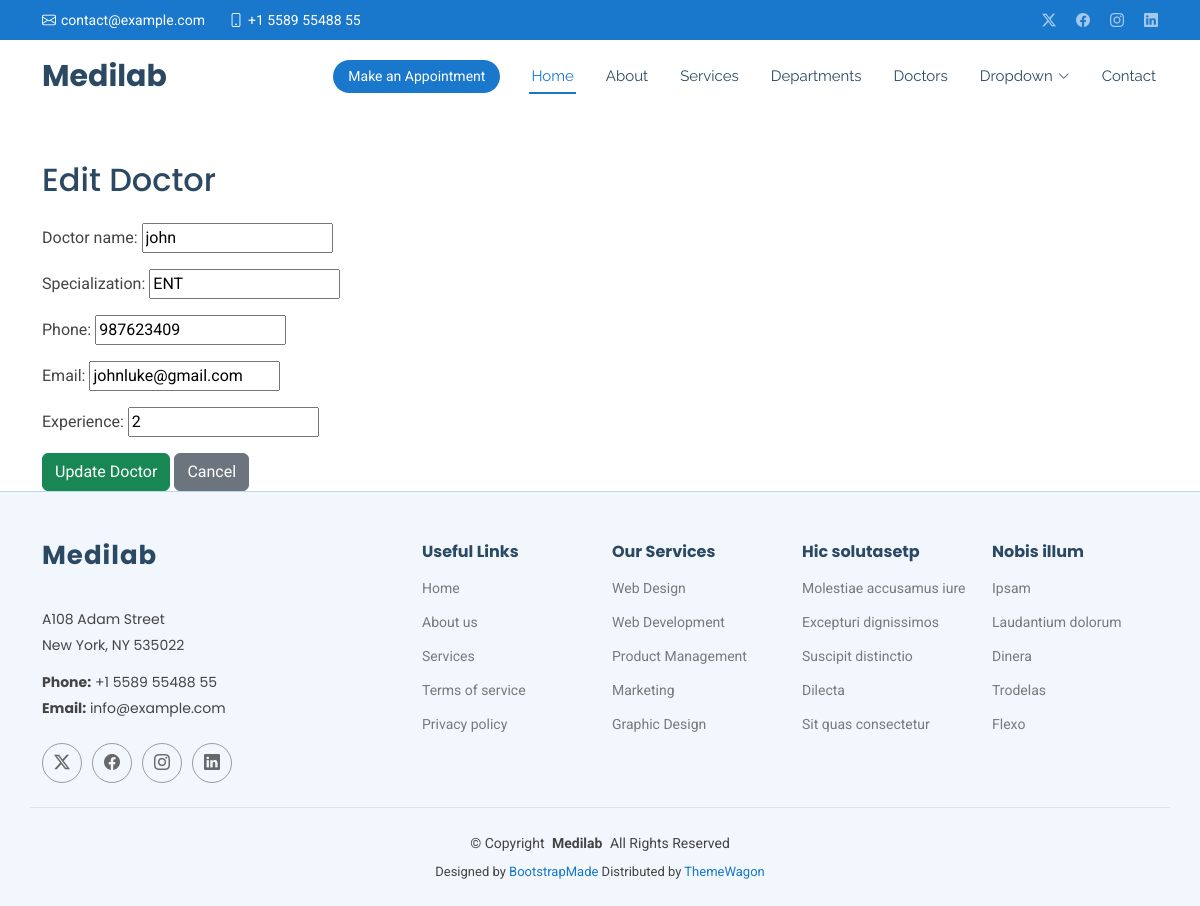
The app's page /edit_doctor/1/ with its own data.
### projectapp/models.py (models this page shows, shortened)
class Doctor(models.Model):
    doctor_name = models.CharField(max_length=100)
    specialization = models.CharField(max_length=100)
    phone = models.CharField(max_length=15)
    email = models.EmailField(unique=True)
    experience = models.IntegerField()

### projectapp/views.py (the view)
# urls.py: path('edit_doctor/<int:id>/', views.edit_doctor, name='edit_doctor'),
def edit_doctor(request, id):
    doctor = Doctor.objects.get(id=id)
    form = DoctorForm(instance=doctor)
    if request.method == "POST":
        form = DoctorForm(request.POST, instance=doctor)
        if form.is_valid():
            form.save()
            messages.success(request, "Doctor Updated Successfully")
            return redirect('view_doctor')
    return render(request, 'edit_doctor.html', {'form': form})

### projectapp/forms.py
class DoctorForm(forms.ModelForm):
    class Meta:
        model = Doctor
        fields = '__all__'

### templates/edit_doctor.html (shortened to what this page needs)
{% extends 'base.html' %}
{% block content %}
<div class="container mt-5">
    <h2 class="mb-4">Edit Doctor</h2>
    <form method="POST">
        {{ form.as_p }}
        <button type="submit" class="btn btn-success">
            Update Doctor
        </button>
        <a href="{% url 'view_doctor' %}" class="btn btn-secondary">
            Cancel
        </a>
    </form>
</div>
{% endblock %}

### static/assets/css/main.css (style rules this page uses)
:root { --default-font: "Roboto", system-ui, -apple-system, "Segoe UI", Roboto, "Helvetica Neue", Arial, "Noto Sans", "Liberation Sans", sans-serif, "Apple Color Emoji", "Segoe UI Emoji", "Segoe UI Symbol", "Noto Color Emoji"; --heading-font: "Poppins", sans-serif; --nav-font: "Raleway", sans-serif; }
:root { --background-color: #ffffff; --default-color: #444444; --heading-color: #2c4964; --accent-color: #1977cc; --surface-color: #ffffff; --contrast-color: #ffffff; }
:root { --nav-color: #2c4964; --nav-hover-color: #1977cc; --nav-mobile-background-color: #ffffff; --nav-dropdown-background-color: #ffffff; --nav-dropdown-color: #2c4964; --nav-dropdown-hover-color: #1977cc; }
:root { scroll-behavior: smooth; }
body { color: var(--default-color); background-color: var(--background-color); font-family: var(--default-font); }
a { color: var(--accent-color); text-decoration: none; transition: 0.3s; }
h1, h2, h3, h4, h5, h6 { color: var(--heading-color); font-family: var(--heading-font); }

### records on screen
Doctor: doctor_name "john", specialization "ENT", phone "987623409", email "johnluke@gmail.com", experience "2"
